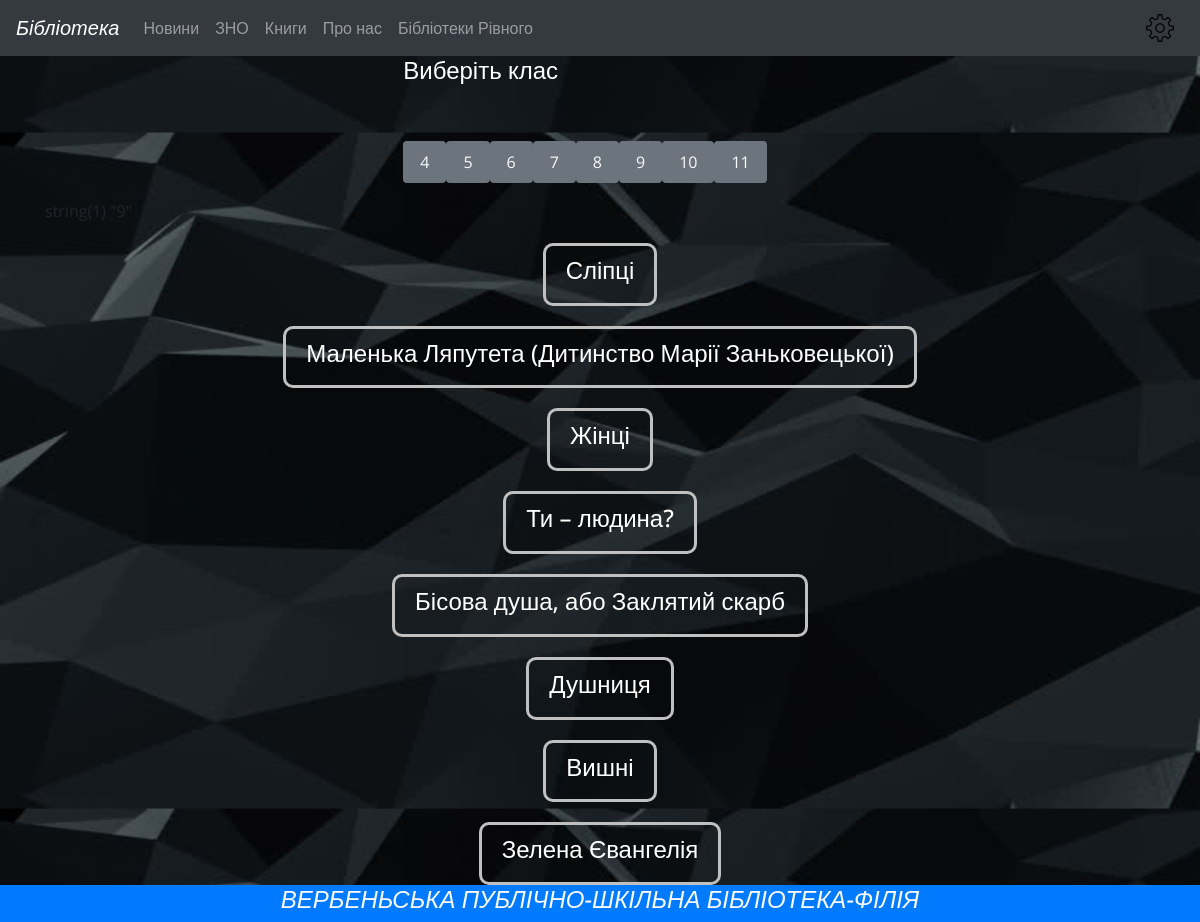
The app's page /books.php?categori=9 with its own data.
### tables this page shows
CREATE TABLE `books` (
  `id` int(11) NOT NULL,
  `title` text NOT NULL,
  `url` text NOT NULL,
  `categori` int(11) NOT NULL
);

### books.php (the view)
<?php include "admin/config.php";?>
<?php include "components/header.php"?>
<main class="books_bg">
	<div class="container">
<?php
function GetNavigation($link){
echo '<div class="d-flex justify-content-center">
<div class=" justify-content-center text-white"><h4>Виберіть клас</h4>
<div class=" col-md-12  row  pt-5">
<ul class=" container d-flex justify-content-center">
<li class="nav-link  bg-secondary btn"><a class="text-light" href="?categori=4">4</a></li>
<li class="nav-link  bg-secondary btn"><a class="text-light" href="?categori=5">5</a></li>
<li class="nav-link  bg-secondary btn"><a class="text-light" href="?categori=6">6</a></li>
<li class="nav-link  bg-secondary btn"><a class="text-light" href="?categori=7">7</a></li>
<li class="nav-link  bg-secondary btn"><a class="text-light" href="?categori=8">8</a></li>
<li class="nav-link  bg-secondary btn"><a class="text-light" href="?categori=9">9</a></li>
<li class="nav-link  bg-secondary btn"><a class="text-light" href="?categori=10">10</a></li>
<li class="nav-link  bg-secondary btn"><a class="text-light" href="?categori=11">11</a></li>
</ul></div></div>
</div>
';
if (!empty($_GET['categori']))
{
$categori = $_GET['categori'];
var_dump($categori);
$query = "SELECT * FROM books WHERE categori=$categori ORDER BY id DESC ";
$result = mysqli_query($link,$query) or die(mysqly_error($link));
for ($date = [];$array = mysqli_fetch_assoc($result);$date[]=$array);
echo '<div class="row">';
foreach ($date as $page) {
echo "
      <div class=\"boks col-md-12 d-flex justify-content-center\"><a class=\"boks_link\" href=\"{$page['url']}\"><h4 class=\"text-white\">{$page['title']}</h4></a></div>
    ";
}
echo '</div>';
}else
{
echo " ";
}
}
GetNavigation($link);
?>
</div>
</main>
<?php include "components/footer.php"?>

### components/header.php (shortened to what this page needs)
<!DOCTYPE html>
<html >
<head>
	<link rel="stylesheet" href="css/styles.css">
	<link rel="stylesheet" href="https://stackpath.bootstrapcdn.com/bootstrap/4.5.0/css/bootstrap.min.css">
</head>
<body>
	<header>
    <nav class="navbar navbar-expand-md navbar-dark bg-dark ">
      <a class="navbar-brand" href="/"><i>Бібліотека</i></a>
      <div class="collapse navbar-collapse" id="navbarsExampleDefault">
        <ul class="navbar-nav mr-auto">
          <li class="nav-item">
            <a class="nav-link" href="/">Новини </a>
          </li>
          <li class="nav-item">
            <a class="nav-link" href="zno.php">ЗНО</a>
          </li>
          <li class="nav-item">
            <a class="nav-link " href="books.php">Книги</a>
          </li>
            <li class="nav-item">
            <a class="nav-link " href="pro_nas.php">Про нас</a>
          </li>
             <li class="nav-item">
            <a class="nav-link " href="librari_in_rovno.php">Бібліотеки Рівного</a>
          </li>
        </ul>
        <div class=" my-2 my-lg-0">
          <div class="row pr-4">
         <a href="login.php"><img src="img/setings.png" alt="" width="30px" height="30px"></a>
         </div>
        </div>
      </div>
    </nav>
	</header>

### components/footer.php (shortened to what this page needs)
	<footer>
<div class="footer_block d-flex justify-content-center bg-primary">
	<h4 class="text-light"><i class="ttu">Вербеньська публічно-шкільна бібліотека-філія</i></h4>
</div>
	</footer>
</body>
</html>

### css/styles.css (style rules this page uses)
* { font-family: 'Open Sans', sans-serif; }
.ttu { text-transform: uppercase; }
.books_bg { min-height: 100vh; background: center/100% url("../img/bg.jpg"); }
footer { padding: 5px,0px; }
.footer_block { font-size: 16px; }
.boks { margin-top: 20px; }
.boks_link { border: 3px solid silver; border-radius: 10px }
.boks_link h4 { padding: 10px 20px; }

### records on screen
books: title "Сліпці"
books: title "Маленька Ляпутета (Дитинство Марії Заньковецької)"
books: title "Жінці"
books: title "Ти – людина?"
books: title "Бісова душа, або Заклятий скарб"
books: title "Душниця"
books: title "Вишні"
books: title "Зелена Євангелія"
